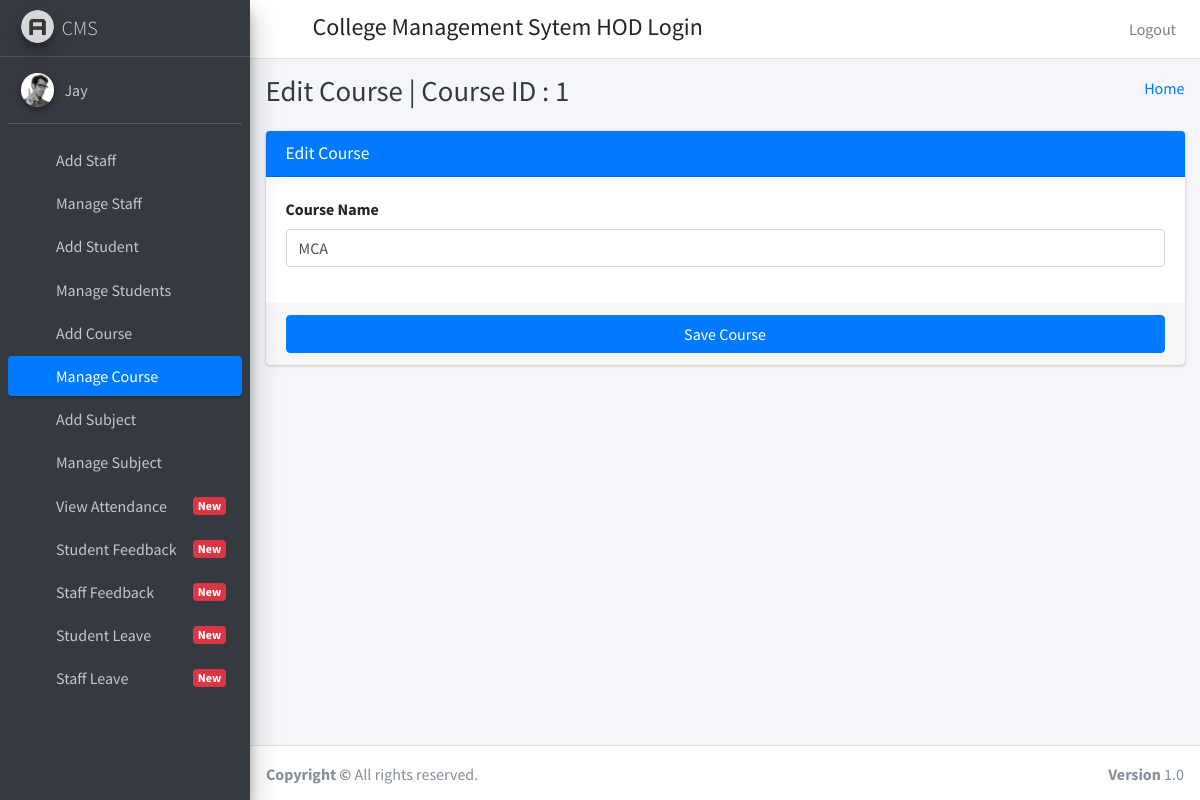
Screenshot of /edit_course/1 (signed in) with the database file from the repository.
### student_management_app/models.py (models this page shows)
class CustomUser(AbstractUser):
    user_type_data=((1,"HOD"),(2,"Staff"),(3,"Student"))
    user_type=models.CharField(default=1,choices=user_type_data,max_length=10)

class Courses(models.Model):
    id=models.AutoField(primary_key=True)
    course_name=models.CharField(max_length=255)
    created_at=models.DateTimeField(auto_now_add=True)
    updated_at=models.DateTimeField(auto_now_add=True)
    objects=models.Manager()

### student_management_app/HodViews.py (the view)
# urls.py: path('edit_course/<str:course_id>', HodViews.edit_course,name="edit_course"),
def edit_course(request,course_id):
    course=Courses.objects.get(id=course_id)
    return render(request,"hod_template/edit_course_template.html",{"course":course,"id":course_id})

### student_management_app/templates/hod_template/edit_course_template.html (shortened to what this page needs)
{% extends 'hod_template/base_template.html' %}
{% block page_title %}
Edit Course |  Course ID : {{ course.id }}
{% endblock page_title %}
{% block main_content %}
    <section class="content">
      <div class="container-fluid">
          <div class="row">
              <div class="col-md-12">
            <div class="card card-primary">
              <div class="card-header">
                <h3 class="card-title">Edit Course</h3>
              </div>
              <form role="form" action="/edit_course_save" method="post">
                <div class="card-body">
                  <div class="form-group">
                    <label>Course Name </label>
                    <input type="text" class="form-control" name="course" placeholder="Enter Course" value="{{ course.course_name }}">
                  </div>
                </div>
                <div class="card-footer">
                  <button type="submit" class="btn btn-primary btn-block">Save Course</button>
                </div>
              </form>
            </div>
          </div>
          </div>
      </div>
    </section>
{% endblock main_content %}

### student_management_app/templates/hod_template/sidebar_template.html
{% load static %}
  <aside class="main-sidebar sidebar-dark-primary elevation-4">
    <a href="index3.html" class="brand-link">
      <img src="{% static "dist/img/AdminLTELogo.png" %}" alt="AdminLTE Logo" class="brand-image img-circle elevation-3"
           style="opacity: .8">
      <span class="brand-text font-weight-light">CMS</span>
    </a>
    <div class="sidebar">
      <div class="user-panel mt-3 pb-3 mb-3 d-flex">
        <div class="image">
          <img src="{% static "dist/img/user2-160x160.jpg" %}" class="img-circle elevation-2" alt="User Image">
        </div>
        <div class="info">
          <a href="#" class="d-block">{{ user.username }}</a>
        </div>
      </div>
      <nav class="mt-2">
        <ul class="nav nav-pills nav-sidebar flex-column" data-widget="treeview" role="menu" data-accordion="false">
          <li class="nav-item">
            {% url 'add_staff' as add_staff %}
            <a href="{{ add_staff }}" class="nav-link {% if request.path == add_staff %} active {% endif %}">
              <i class="nav-icon fas fa-th"></i>
              <p>
                Add Staff
              </p>
            </a>
          </li>
           <li class="nav-item">
              {% url 'manage_staff' as manage_staff %}
            {% url 'edit_staff' staff_id=id as edit_staff %}
            <a href="{% url 'manage_staff' %}" class="nav-link {% if request.path == manage_staff %} active {% endif %} {% if request.path == edit_staff %} active {% endif %}">
              <i class="nav-icon fas fa-th"></i>
              <p>
                Manage Staff
              </p>
            </a>
          </li>
          <li class="nav-item">
              {% url 'add_student' as add_student %}
            <a href="{% url 'add_student' %}" class="nav-link {% if request.path == add_student %} active {% endif %}">
              <i class="nav-icon fas fa-th"></i>
              <p>
                Add Student
              </p>
            </a>
          </li>
          <li class="nav-item">
              {% url 'manage_student' as manage_student %}
              {% url 'edit_student' student_id=id as edit_student %}
            <a href="{% url 'manage_student' %}" class="nav-link {% if request.path == manage_student %} active {% endif %} {% if request.path == edit_student %} active {% endif %}">
              <i class="nav-icon fas fa-th"></i>
              <p>
                Manage Students
              </p>
            </a>
          </li>
          <li class="nav-item">
            {% url 'add_course' as add_course %}
            <a href="{% url 'add_course' %}" class="nav-link {% if request.path == add_course %} active {% endif %}">
              <i class="nav-icon fas fa-th"></i>
              <p>
                Add Course
              </p>
            </a>
          </li>
          <li class="nav-item">
            {% url 'manage_course' as manage_course %}
              {% url 'edit_course' course_id=id as edit_course %}
            <a href="{% url 'manage_course' %}" class="nav-link {% if request.path == manage_course %} active {% endif %} {% if request.path == edit_course %} active {% endif %}">
              <i class="nav-icon fas fa-th"></i>
              <p>
                Manage Course
              </p>
            </a>
          </li>
          <li class="nav-item">
            {% url 'add_subject' as add_subject %}
            <a href="{% url 'add_subject' %}" class="nav-link {% if request.path == add_subject %} active {% endif %}">
              <i class="nav-icon fas fa-th"></i>
              <p>
                Add Subject
              </p>
            </a>
          </li>
          <li class="nav-item">
            {% url 'manage_subject' as manage_subject %}
            {% url 'edit_subject' subject_id=id as edit_subject %}
            <a href="{% url 'manage_subject' %}" class="nav-link {% if request.path == manage_subject %} active {% endif %} {% if request.path == edit_subject %} active {% endif %} ">
              <i class="nav-icon fas fa-th"></i>
              <p>
                Manage Subject
              </p>
            </a>
          </li>
           <li class="nav-item">
             <a href="{% url 'add_staff' %}" class="nav-link">
              <i class="nav-icon fas fa-th"></i>
              <p>
                View Attendance
                <span class="right badge badge-danger">New</span>
              </p>
            </a>
          </li>
           <li class="nav-item">
            <a href="{% url 'add_staff' %}" class="nav-link">
              <i class="nav-icon fas fa-th"></i>
              <p>
                Student Feedback
                <span class="right badge badge-danger">New</span>
              </p>
            </a>
          </li>
           <li class="nav-item">
            <a href="{% url 'add_staff' %}" class="nav-link">
              <i class="nav-icon fas fa-th"></i>
              <p>
                Staff Feedback
                <span class="right badge badge-danger">New</span>
              </p>
            </a>
          </li>
           <li class="nav-item">
            <a href="{% url 'add_staff' %}" class="nav-link">
              <i class="nav-icon fas fa-th"></i>
              <p>
                Student Leave
                <span class="right badge badge-danger">New</span>
              </p>
            </a>
          </li>
            <li class="nav-item">
            <a href="{% url 'add_staff' %}" class="nav-link">
              <i class="nav-icon fas fa-th"></i>
              <p>
                Staff Leave
                <span class="right badge badge-danger">New</span>
              </p>
            </a>
          </li>
        </ul>
      </nav>
    </div>
  </aside>

### rows the page displays
CustomUser: username "Jay"
Courses: id "1", course "MCA"
